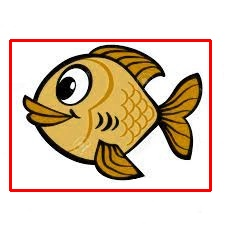
#> input picture fish.jpg, 225 x 225 px, found by its file name
$ python example_1.py
#> lines starting #> are read from the running program, lines starting #| are printed output that depends on the picture
import cv2
import matplotlib.pyplot as plt

# Carregar a imagem
imagem = cv2.imread('C:\\Users\\Meu Computador\\Pictures\\fish.jpg')
#> imagem is the input picture: shape (225, 225, 3); mean B, G, R 184.3, 203.3, 221.2

# Desenhar retangulo
inicio = (10, 40)
fim = (210, 190)
cor = (255, 0, 0) # Azul
espessura = 2

imagem = cv2.rectangle(imagem.copy(), inicio, fim, cor, espessura)
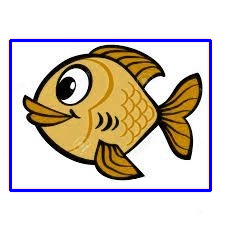
#> imagem: shape (225, 225, 3); mean B, G, R 194.1, 202.5, 212.6


# Suavizar a imagem
# imagem = cv2.GaussianBlur(imagem, (15, 15), 0)

# Converter a imagem de BGR para RGB
imagem = cv2.cvtColor(imagem, cv2.COLOR_BGR2RGB)

# Converter a imagem de BGR para grayscale
# imagem = cv2.cvtColor(imagem, cv2.COLOR_BGR2GRAY)

# Detectar bordas na imagem
# imagem = cv2.Canny(imagem, 100, 200)


# Exibir a imagem
plt.imshow(imagem)#, cmap='gray')
plt.axis('off') # Desabilita os eixos
plt.show()

cv2.imwrite('./fish.jpg', imagem)
